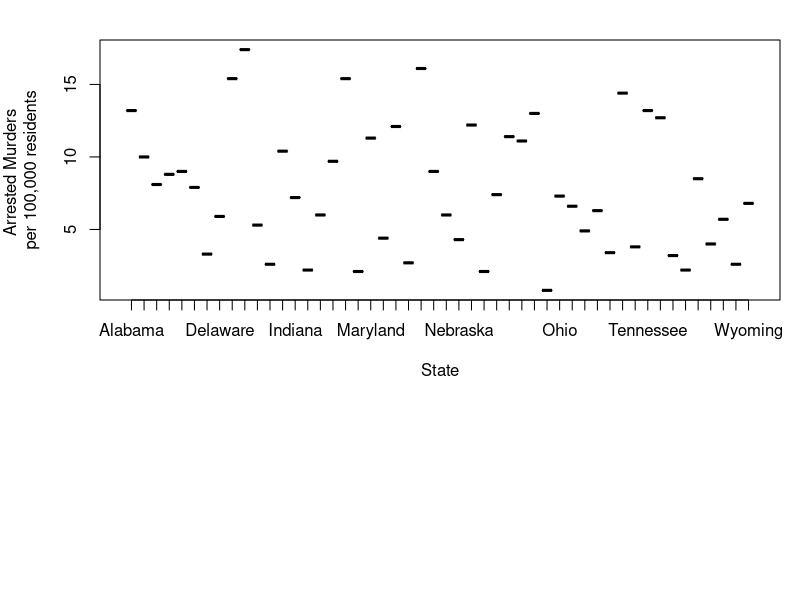

Source code (R):
## ---- chunk 1
data(USArrests); par(mfrow=c(1,1),mar=c(15,5,2,1))
plot(factor(row.names(USArrests)),USArrests$Murder,xlab="State",ylab="Arrested Murders 
per 100,000 residents")
